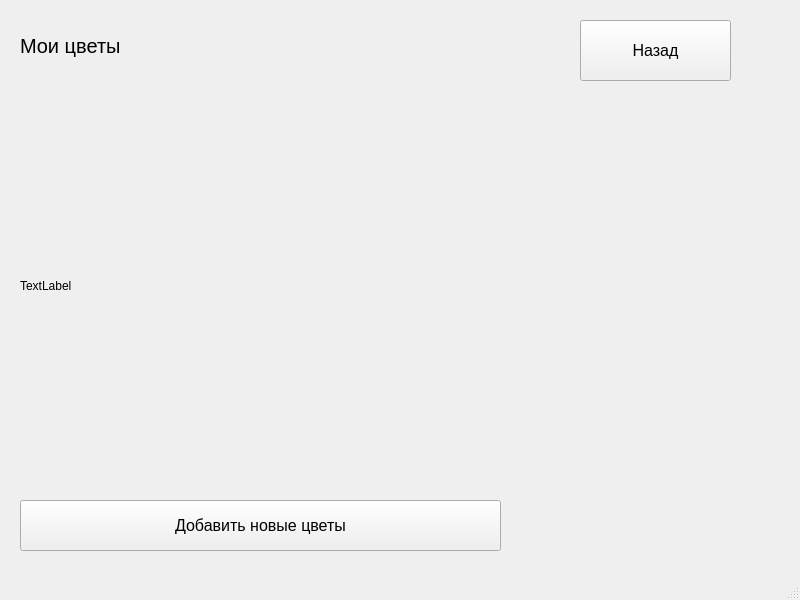
<?xml version="1.0" encoding="UTF-8"?>
<ui version="4.0">
 <class>MainWindow</class>
 <widget class="QMainWindow" name="MainWindow">
  <property name="geometry">
   <rect>
    <x>0</x>
    <y>0</y>
    <width>800</width>
    <height>600</height>
   </rect>
  </property>
  <property name="windowTitle">
   <string>MainWindow</string>
  </property>
  <widget class="QWidget" name="centralwidget">
   <widget class="QLabel" name="label">
    <property name="geometry">
     <rect>
      <x>20</x>
      <y>0</y>
      <width>251</width>
      <height>91</height>
     </rect>
    </property>
    <property name="font">
     <font>
      <pointsize>15</pointsize>
     </font>
    </property>
    <property name="text">
     <string>Мои цветы</string>
    </property>
   </widget>
   <widget class="QPushButton" name="pushButton">
    <property name="geometry">
     <rect>
      <x>580</x>
      <y>20</y>
      <width>151</width>
      <height>61</height>
     </rect>
    </property>
    <property name="font">
     <font>
      <pointsize>12</pointsize>
     </font>
    </property>
    <property name="text">
     <string>Назад</string>
    </property>
   </widget>
   <widget class="QLabel" name="label_2">
    <property name="geometry">
     <rect>
      <x>20</x>
      <y>110</y>
      <width>701</width>
      <height>351</height>
     </rect>
    </property>
    <property name="text">
     <string>TextLabel</string>
    </property>
   </widget>
   <widget class="QPushButton" name="pushButton_2">
    <property name="geometry">
     <rect>
      <x>20</x>
      <y>500</y>
      <width>481</width>
      <height>51</height>
     </rect>
    </property>
    <property name="font">
     <font>
      <pointsize>12</pointsize>
     </font>
    </property>
    <property name="text">
     <string>Добавить новые цветы</string>
    </property>
   </widget>
  </widget>
  <widget class="QMenuBar" name="menubar">
   <property name="geometry">
    <rect>
     <x>0</x>
     <y>0</y>
     <width>800</width>
     <height>21</height>
    </rect>
   </property>
  </widget>
  <widget class="QStatusBar" name="statusbar"/>
 </widget>
 <resources/>
 <connections/>
</ui>
